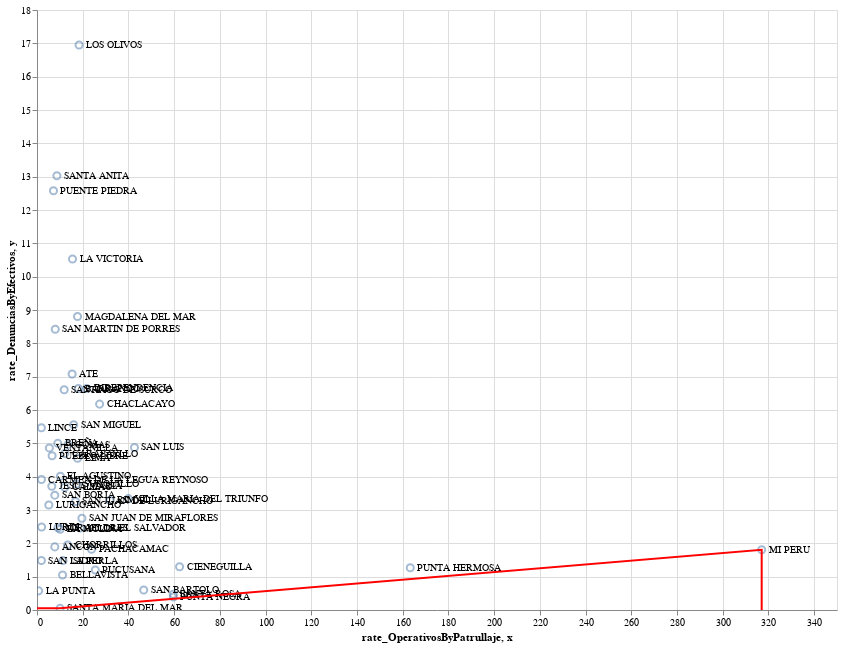

Notebook source saved alongside this figure:
### Code cell
points + text + alt.Chart(envelope).mark_line(color='red').encode(
    x='x',
    y='y',
)

### Figure 1 — Vega-Lite specification as saved in the notebook (floating-point values rounded to 4 significant figures)
{"config": {"view": {"continuousWidth": 300, "continuousHeight": 300}}, "layer": [{"mark": {"type": "point", "opacity": 0.5, "size": 50}, "encoding": {"x": {"field": "rate_OperativosByPatrullaje", "type": "quantitative"}, "y": {"field": "rate_DenunciasByEfectivos", "type": "quantitative"}}, "name": "view_5"}, {"mark": {"type": "text", "align": "left", "baseline": "middle", "dx": 7, "fontSize": 10}, "encoding": {"text": {"field": "DISTRITO", "type": "nominal"}, "x": {"field": "rate_OperativosByPatrullaje", "type": "quantitative"}, "y": {"field": "rate_DenunciasByEfectivos", "type": "quantitative"}}}, {"data": {"name": "data-6d0a2a729ae8e98c3f001038d3f352f0"}, "mark": {"type": "line", "color": "red"}, "encoding": {"x": {"field": "x", "type": "quantitative"}, "y": {"field": "y", "type": "quantitative"}}}], "data": {"name": "data-aec69d207ce3e9079658ec7ce72a71ee"}, "height": 600, "params": [{"name": "param_5", "select": {"type": "interval", "encodings": ["x", "y"]}, "bind": "scales", "views": ["view_5"]}], "width": 800, "$schema": "https://vega.github.io/schema/vega-lite/v5.8.0.json", "datasets": {"data-aec69d207ce3e9079658ec7ce72a71ee": [{"DISTRITO": "ANCON", "EFECTIVOS": 160, "PATRULLAJE": 74, "PROGRAMAS": 53, "OPERATIVOS": 576, "DENUNCIAS": 303, "rate_OperativosByPatrullaje": 7.784, "rate_DenunciasByEfectivos": 1.894}, {"DISTRITO": "ATE", "EFECTIVOS": 736, "PATRULLAJE": 246, "PROGRAMAS": 11959, "OPERATIVOS": 3779, "DENUNCIAS": 5210, "rate_OperativosByPatrullaje": 15.36, "rate_DenunciasByEfectivos": 7.079}, {"DISTRITO": "BARRANCO", "EFECTIVOS": 264, "PATRULLAJE": 62, "PROGRAMAS": 93, "OPERATIVOS": 1122, "DENUNCIAS": 1754, "rate_OperativosByPatrullaje": 18.1, "rate_DenunciasByEfectivos": 6.644}, {"DISTRITO": "BELLAVISTA", "EFECTIVOS": 315, "PATRULLAJE": 125, "PROGRAMAS": 216, "OPERATIVOS": 1399, "DENUNCIAS": 330, "rate_OperativosByPatrullaje": 11.19, "rate_DenunciasByEfectivos": 1.048}, {"DISTRITO": "BREÑA", "EFECTIVOS": 432, "PATRULLAJE": 231, "PROGRAMAS": 32, "OPERATIVOS": 2099, "DENUNCIAS": 2159, "rate_OperativosByPatrullaje": 9.087, "rate_DenunciasByEfectivos": 4.998}, {"DISTRITO": "CALLAO", "EFECTIVOS": 1892, "PATRULLAJE": 884, "PROGRAMAS": 282, "OPERATIVOS": 10735, "DENUNCIAS": 6962, "rate_OperativosByPatrullaje": 12.14, "rate_DenunciasByEfectivos": 3.68}, {"DISTRITO": "CARABAYLLO", "EFECTIVOS": 538, "PATRULLAJE": 221, "PROGRAMAS": 819, "OPERATIVOS": 2686, "DENUNCIAS": 2525, "rate_OperativosByPatrullaje": 12.15, "rate_DenunciasByEfectivos": 4.693}, {"DISTRITO": "CARMEN DE LA LEGUA REYNOSO", "EFECTIVOS": 151, "PATRULLAJE": 82, "PROGRAMAS": 3, "OPERATIVOS": 159, "DENUNCIAS": 591, "rate_OperativosByPatrullaje": 1.939, "rate_DenunciasByEfectivos": 3.914}, {"DISTRITO": "CHACLACAYO", "EFECTIVOS": 136, "PATRULLAJE": 34, "PROGRAMAS": 50, "OPERATIVOS": 931, "DENUNCIAS": 840, "rate_OperativosByPatrullaje": 27.38, "rate_DenunciasByEfectivos": 6.176}, {"DISTRITO": "CHORRILLOS", "EFECTIVOS": 794, "PATRULLAJE": 291, "PROGRAMAS": 211, "OPERATIVOS": 3893, "DENUNCIAS": 1548, "rate_OperativosByPatrullaje": 13.38, "rate_DenunciasByEfectivos": 1.95}, {"DISTRITO": "CIENEGUILLA", "EFECTIVOS": 134, "PATRULLAJE": 54, "PROGRAMAS": 78, "OPERATIVOS": 3368, "DENUNCIAS": 174, "rate_OperativosByPatrullaje": 62.37, "rate_DenunciasByEfectivos": 1.299}, {"DISTRITO": "COMAS", "EFECTIVOS": 934, "PATRULLAJE": 389, "PROGRAMAS": 275, "OPERATIVOS": 5264, "DENUNCIAS": 4634, "rate_OperativosByPatrullaje": 13.53, "rate_DenunciasByEfectivos": 4.961}, {"DISTRITO": "EL AGUSTINO", "EFECTIVOS": 707, "PATRULLAJE": 284, "PROGRAMAS": 167, "OPERATIVOS": 2907, "DENUNCIAS": 2837, "rate_OperativosByPatrullaje": 10.24, "rate_DenunciasByEfectivos": 4.013}, {"DISTRITO": "INDEPENDENCIA", "EFECTIVOS": 540, "PATRULLAJE": 217, "PROGRAMAS": 167, "OPERATIVOS": 4713, "DENUNCIAS": 3589, "rate_OperativosByPatrullaje": 21.72, "rate_DenunciasByEfectivos": 6.646}, {"DISTRITO": "JESUS MARIA", "EFECTIVOS": 190, "PATRULLAJE": 68, "PROGRAMAS": 17, "OPERATIVOS": 440, "DENUNCIAS": 705, "rate_OperativosByPatrullaje": 6.471, "rate_DenunciasByEfectivos": 3.711}, {"DISTRITO": "LA MOLINA", "EFECTIVOS": 385, "PATRULLAJE": 163, "PROGRAMAS": 254, "OPERATIVOS": 1653, "DENUNCIAS": 933, "rate_OperativosByPatrullaje": 10.14, "rate_DenunciasByEfectivos": 2.423}, {"DISTRITO": "LA PERLA", "EFECTIVOS": 166, "PATRULLAJE": 94, "PROGRAMAS": 12, "OPERATIVOS": 1069, "DENUNCIAS": 246, "rate_OperativosByPatrullaje": 11.37, "rate_DenunciasByEfectivos": 1.482}, {"DISTRITO": "LA PUNTA", "EFECTIVOS": 188, "PATRULLAJE": 52, "PROGRAMAS": 5, "OPERATIVOS": 37, "DENUNCIAS": 108, "rate_OperativosByPatrullaje": 0.7115, "rate_DenunciasByEfectivos": 0.5745}, {"DISTRITO": "LA VICTORIA", "EFECTIVOS": 675, "PATRULLAJE": 314, "PROGRAMAS": 123, "OPERATIVOS": 4878, "DENUNCIAS": 7108, "rate_OperativosByPatrullaje": 15.54, "rate_DenunciasByEfectivos": 10.53}, {"DISTRITO": "LIMA", "EFECTIVOS": 1779, "PATRULLAJE": 595, "PROGRAMAS": 386, "OPERATIVOS": 10560, "DENUNCIAS": 8101, "rate_OperativosByPatrullaje": 17.75, "rate_DenunciasByEfectivos": 4.554}, {"DISTRITO": "LINCE", "EFECTIVOS": 189, "PATRULLAJE": 125, "PROGRAMAS": 57, "OPERATIVOS": 239, "DENUNCIAS": 1033, "rate_OperativosByPatrullaje": 1.912, "rate_DenunciasByEfectivos": 5.466}, {"DISTRITO": "LOS OLIVOS", "EFECTIVOS": 890, "PATRULLAJE": 299, "PROGRAMAS": 111, "OPERATIVOS": 5505, "DENUNCIAS": 15087, "rate_OperativosByPatrullaje": 18.41, "rate_DenunciasByEfectivos": 16.95}, {"DISTRITO": "LURIGANCHO", "EFECTIVOS": 402, "PATRULLAJE": 123, "PROGRAMAS": 171, "OPERATIVOS": 636, "DENUNCIAS": 1267, "rate_OperativosByPatrullaje": 5.171, "rate_DenunciasByEfectivos": 3.152}, {"DISTRITO": "LURIN", "EFECTIVOS": 141, "PATRULLAJE": 49, "PROGRAMAS": 156, "OPERATIVOS": 98, "DENUNCIAS": 351, "rate_OperativosByPatrullaje": 2.0, "rate_DenunciasByEfectivos": 2.489}, {"DISTRITO": "MAGDALENA DEL MAR", "EFECTIVOS": 168, "PATRULLAJE": 59, "PROGRAMAS": 95, "OPERATIVOS": 1046, "DENUNCIAS": 1479, "rate_OperativosByPatrullaje": 17.73, "rate_DenunciasByEfectivos": 8.804}, {"DISTRITO": "MI PERU", "EFECTIVOS": 156, "PATRULLAJE": 40, "PROGRAMAS": 20, "OPERATIVOS": 12682, "DENUNCIAS": 282, "rate_OperativosByPatrullaje": 317.1, "rate_DenunciasByEfectivos": 1.808}, {"DISTRITO": "MIRAFLORES", "EFECTIVOS": 324, "PATRULLAJE": 187, "PROGRAMAS": 597, "OPERATIVOS": 1717, "DENUNCIAS": 800, "rate_OperativosByPatrullaje": 9.182, "rate_DenunciasByEfectivos": 2.469}, {"DISTRITO": "PACHACAMAC", "EFECTIVOS": 239, "PATRULLAJE": 143, "PROGRAMAS": 83, "OPERATIVOS": 3410, "DENUNCIAS": 435, "rate_OperativosByPatrullaje": 23.85, "rate_DenunciasByEfectivos": 1.82}, {"DISTRITO": "PUCUSANA", "EFECTIVOS": 70, "PATRULLAJE": 32, "PROGRAMAS": 76, "OPERATIVOS": 816, "DENUNCIAS": 84, "rate_OperativosByPatrullaje": 25.5, "rate_DenunciasByEfectivos": 1.2}, {"DISTRITO": "PUEBLO LIBRE", "EFECTIVOS": 174, "PATRULLAJE": 57, "PROGRAMAS": 77, "OPERATIVOS": 377, "DENUNCIAS": 805, "rate_OperativosByPatrullaje": 6.614, "rate_DenunciasByEfectivos": 4.626}, {"DISTRITO": "PUENTE PIEDRA", "EFECTIVOS": 652, "PATRULLAJE": 254, "PROGRAMAS": 254, "OPERATIVOS": 1831, "DENUNCIAS": 8202, "rate_OperativosByPatrullaje": 7.209, "rate_DenunciasByEfectivos": 12.58}, {"DISTRITO": "PUNTA HERMOSA", "EFECTIVOS": 112, "PATRULLAJE": 20, "PROGRAMAS": 16, "OPERATIVOS": 3266, "DENUNCIAS": 142, "rate_OperativosByPatrullaje": 163.3, "rate_DenunciasByEfectivos": 1.268}, {"DISTRITO": "PUNTA NEGRA", "EFECTIVOS": 85, "PATRULLAJE": 32, "PROGRAMAS": 6, "OPERATIVOS": 1909, "DENUNCIAS": 33, "rate_OperativosByPatrullaje": 59.66, "rate_DenunciasByEfectivos": 0.3882}, {"DISTRITO": "RIMAC", "EFECTIVOS": 835, "PATRULLAJE": 271, "PROGRAMAS": 383, "OPERATIVOS": 8654, "DENUNCIAS": 2747, "rate_OperativosByPatrullaje": 31.93, "rate_DenunciasByEfectivos": 3.29}, {"DISTRITO": "SAN BARTOLO", "EFECTIVOS": 140, "PATRULLAJE": 86, "PROGRAMAS": 17, "OPERATIVOS": 4016, "DENUNCIAS": 84, "rate_OperativosByPatrullaje": 46.7, "rate_DenunciasByEfectivos": 0.6}, {"DISTRITO": "SAN BORJA", "EFECTIVOS": 337, "PATRULLAJE": 130, "PROGRAMAS": 300, "OPERATIVOS": 1012, "DENUNCIAS": 1161, "rate_OperativosByPatrullaje": 7.785, "rate_DenunciasByEfectivos": 3.445}, {"DISTRITO": "SAN ISIDRO", "EFECTIVOS": 370, "PATRULLAJE": 213, "PROGRAMAS": 232, "OPERATIVOS": 410, "DENUNCIAS": 549, "rate_OperativosByPatrullaje": 1.925, "rate_DenunciasByEfectivos": 1.484}, {"DISTRITO": "SAN JUAN DE LURIGANCHO", "EFECTIVOS": 2788, "PATRULLAJE": 1013, "PROGRAMAS": 1254, "OPERATIVOS": 17050, "DENUNCIAS": 9079, "rate_OperativosByPatrullaje": 16.83, "rate_DenunciasByEfectivos": 3.256}, {"DISTRITO": "SAN JUAN DE MIRAFLORES", "EFECTIVOS": 659, "PATRULLAJE": 265, "PROGRAMAS": 255, "OPERATIVOS": 5206, "DENUNCIAS": 1814, "rate_OperativosByPatrullaje": 19.65, "rate_DenunciasByEfectivos": 2.753}, {"DISTRITO": "SAN LUIS", "EFECTIVOS": 291, "PATRULLAJE": 84, "PROGRAMAS": 267, "OPERATIVOS": 3582, "DENUNCIAS": 1419, "rate_OperativosByPatrullaje": 42.64, "rate_DenunciasByEfectivos": 4.876}, {"DISTRITO": "SAN MARTIN DE PORRES", "EFECTIVOS": 711, "PATRULLAJE": 202, "PROGRAMAS": 194, "OPERATIVOS": 1614, "DENUNCIAS": 5987, "rate_OperativosByPatrullaje": 7.99, "rate_DenunciasByEfectivos": 8.421}, {"DISTRITO": "SAN MIGUEL", "EFECTIVOS": 533, "PATRULLAJE": 372, "PROGRAMAS": 235, "OPERATIVOS": 5975, "DENUNCIAS": 2962, "rate_OperativosByPatrullaje": 16.06, "rate_DenunciasByEfectivos": 5.557}, {"DISTRITO": "SANTA ANITA", "EFECTIVOS": 289, "PATRULLAJE": 74, "PROGRAMAS": 122, "OPERATIVOS": 644, "DENUNCIAS": 3765, "rate_OperativosByPatrullaje": 8.703, "rate_DenunciasByEfectivos": 13.03}, {"DISTRITO": "SANTA MARIA DEL MAR", "EFECTIVOS": 60, "PATRULLAJE": 22, "PROGRAMAS": 20, "OPERATIVOS": 222, "DENUNCIAS": 3, "rate_OperativosByPatrullaje": 10.09, "rate_DenunciasByEfectivos": 0.05}, {"DISTRITO": "SANTA ROSA", "EFECTIVOS": 120, "PATRULLAJE": 42, "PROGRAMAS": 110, "OPERATIVOS": 2504, "DENUNCIAS": 57, "rate_OperativosByPatrullaje": 59.62, "rate_DenunciasByEfectivos": 0.475}, {"DISTRITO": "SANTIAGO DE SURCO", "EFECTIVOS": 587, "PATRULLAJE": 269, "PROGRAMAS": 241, "OPERATIVOS": 3199, "DENUNCIAS": 3879, "rate_OperativosByPatrullaje": 11.89, "rate_DenunciasByEfectivos": 6.608}, {"DISTRITO": "SURQUILLO", "EFECTIVOS": 231, "PATRULLAJE": 85, "PROGRAMAS": 34, "OPERATIVOS": 1469, "DENUNCIAS": 874, "rate_OperativosByPatrullaje": 17.28, "rate_DenunciasByEfectivos": 3.784}, {"DISTRITO": "VENTANILLA", "EFECTIVOS": 509, "PATRULLAJE": 198, "PROGRAMAS": 99, "OPERATIVOS": 1068, "DENUNCIAS": 2475, "rate_OperativosByPatrullaje": 5.394, "rate_DenunciasByEfectivos": 4.862}, {"DISTRITO": "VILLA EL SALVADOR", "EFECTIVOS": 436, "PATRULLAJE": 123, "PROGRAMAS": 110, "OPERATIVOS": 2339, "DENUNCIAS": 1072, "rate_OperativosByPatrullaje": 19.02, "rate_DenunciasByEfectivos": 2.459}, {"DISTRITO": "VILLA MARIA DEL TRIUNFO", "EFECTIVOS": 816, "PATRULLAJE": 347, "PROGRAMAS": 448, "OPERATIVOS": 13873, "DENUNCIAS": 2727, "rate_OperativosByPatrullaje": 39.98, "rate_DenunciasByEfectivos": 3.342}], "data-6d0a2a729ae8e98c3f001038d3f352f0": [{"x": 0.0, "y": 0.05}, {"x": 10.09, "y": 0.05}, {"x": 317.1, "y": 1.808}, {"x": 317.1, "y": 0.0}]}}
